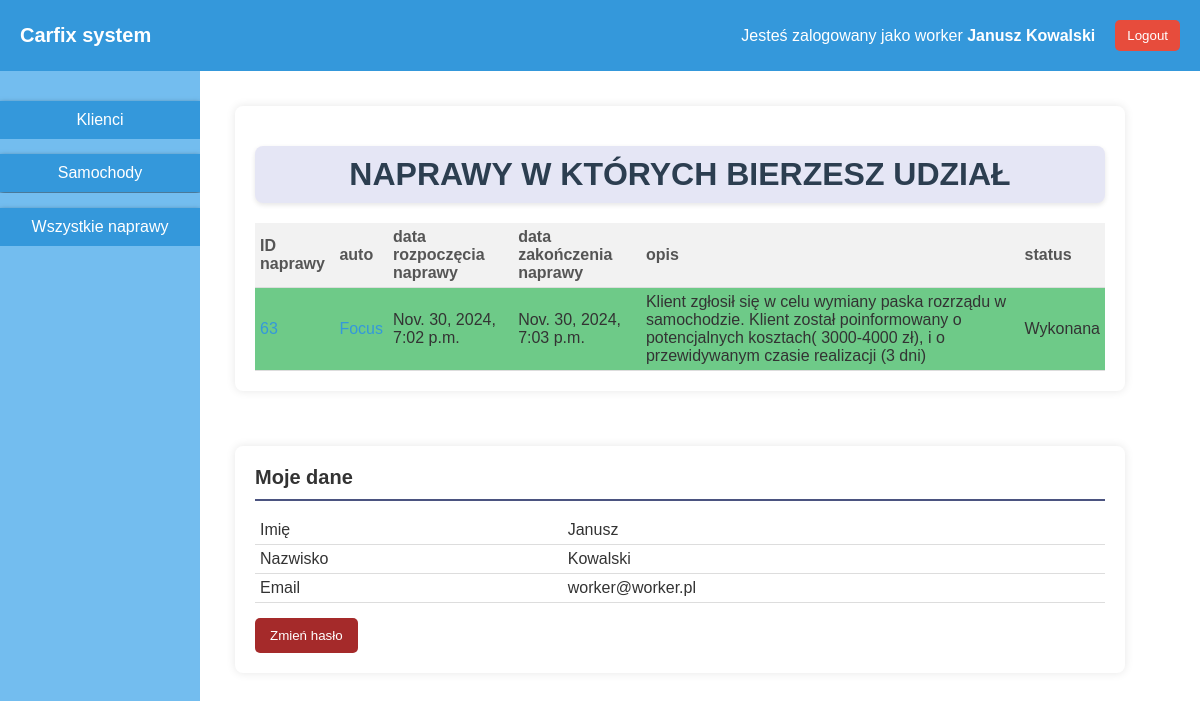
Screenshot of /worker-panel (signed in) with the database file from the repository.
### car_repair_app/models.py (models this page shows, shortened)
class Repair(models.Model):
    STATUS_CHOICES = [
        ('Oczekująca', 'Oczekująca'),
        ('W trakcie', 'W trakcie'),
        ('Wykonana', 'Wykonana'),
    ]
    name = models.CharField(max_length=50,blank=True,null=True)
    car = models.ForeignKey(Car, on_delete=models.CASCADE, blank=True, null=True)
    description = models.TextField(blank=True,null=True)
    workers = models.ManyToManyField(Worker,symmetrical=False,blank=True)
    registration_date = models.DateTimeField(auto_now_add=True,editable=False)
    start_date = models.DateTimeField(blank=True,null=True)
    end_date = models.DateTimeField(blank=True,null=True)
    status = models.CharField(max_length=10,choices=STATUS_CHOICES,blank=True,null=True)

class Car(models.Model):
    owner = models.ForeignKey(Client, on_delete=models.CASCADE, blank=True, null=True)
    vin_number = models.CharField(max_length=17,blank=True,null=True)
    production_date = models.DateField(blank=True,null=True)
    producer = models.CharField(max_length=40,blank=True,null=True)
    model = models.CharField(max_length=30,blank=True,null=True)
    version = models.CharField(max_length=30,blank=True,null=True)
    generation = models.CharField(max_length=30,blank=True,null=True)
    horsepowers = models.CharField(max_length=15,blank=True,null=True)
    color = models.CharField(max_length=30,blank=True,null=True)
    registration_date = models.DateTimeField(auto_now_add=True,blank=True,null=True,editable=False)
    displacement_in_litres = models.CharField(max_length=5,blank=True,null=True)
    mileage = models.CharField(max_length=10,blank=True,null=True)

class Worker(models.Model):
    user = models.OneToOneField(User,on_delete=models.CASCADE,related_name='worker')

### car_repair_app/decorators.py (the view)
        def wrapper_func(request, *args, **kwargs):
            group=None
            if request.user.groups.exists():
                group = request.user.groups.all()[0].name
            if group in allowed_groups:
                return view_func(request,*args,**kwargs)
            else:
                return redirect('/logout')

### car_repair_app/views.py (called while the page is built)
@cache_control(no_cache=True, must_revalidate=True, no_store=True)
@login_required()
@allowed_groups(allowed_groups=['worker'])
def worker_panel(request):
    worker = Worker.objects.get(user=request.user)
    worker_repairs = Repair.objects.filter(workers=worker)
    return render(request,'worker_panel.html',{'worker':worker,'worker_repairs':worker_repairs})

### car_repair_app/templates/worker_panel.html
{% extends 'base.html' %}
{% block content %}
<div class="container">
    <div class="worker-central-panel">
        <h1>NAPRAWY W KTÓRYCH BIERZESZ UDZIAŁ</h1>
        <table>
            <tr>
                <th>ID naprawy</th>
                <th>auto</th>
                <th>data rozpoczęcia naprawy</th>
                <th>data zakończenia naprawy</th>
                <th>opis</th>
                <th>status</th>
            </tr>
            {% for repair in worker_repairs %}
            {% if repair.status == 'Wykonana' %}
            <tr style="background-color: rgb(110, 202, 136);">
            {% elif repair.status == 'W trakcie' %}
            <tr style="background-color: rgb(230, 236, 161);">
            {% elif repair.status == 'Oczekująca' %}
            <tr style="background-color: rgb(248, 168, 154);">
            {% endif %}
                    <td><a href="{% url 'repair-panel' repair.id %}">{{repair.id}}</a></td>
                    <td><a href="{% url 'car' repair.car.id %}">{{repair.car.model}}</a></td>
                    <td>{{ repair.start_date }}</td>
                    <td>{{repair.end_date}}</td>
                    <td>{{repair.description}}</td>
                    <td>{{repair.status}}</td>
                </tr>
            {% endfor %}
        </table>
    </div>
    <div class="worker-right-panel">
        <h2>Moje dane</h2>
        <table>
            <tr>
                <td>Imię</td>
                <td>{{worker.user.first_name}}</td>
            </tr>
            <tr>
                <td>Nazwisko</td>
                <td>{{worker.user.last_name}}</td>
            </tr>
            <tr>
                <td>Email</td>
                <td>{{worker.user.email}}</td>
            </tr>
        </table>
        <form action="{% url 'password-edit' %}" method="get">
            <button type="submit" style="background-color: brown;">Zmień hasło</button>
        </form>
    </div>
</div>
{% endblock %}

### car_repair_app/templates/base.html (shortened to what this page needs)
<!DOCTYPE html>
<html>
<head>
</head>
<body>
    <nav>
        <div class="nav-left">
           <a href="{% url 'main' %}"> Carfix system</a>
        </div>
        <div class="nav-right">
            <div class="nav-user-name">
                Jesteś zalogowany jako {{ user.groups.all.0 }} <b>{{request.user.first_name}} {{request.user.last_name}}</b>
            </div>
            <div class="nav-user-name">
                <form action="{% url 'logout' %}">
                    <button>Logout</button>
                </form>
            </div>
        </div>
    </nav>
        <div class="almighty_container">
            {% if request.user.groups.first.name != 'client' %}
            <div class="menu_container">
                <table>
                    <tr>
                        <td>
                            <form action="/clients" method="get">
                                <button type="submit">Klienci</button>
                            </form>
                        </td>
                    </tr>
                    <tr>
                        <td>
                            <form action="/cars" method="get">
                                <button type="submit">Samochody</button>
                            </form>
                        </td>
                    </tr>
                    <tr>
                    <td>
                        <form action="/repairs" method="get">
                            <button type="submit">Wszystkie naprawy</button>
                        </form>
                    </td>
                    </tr>
            </table>
            </div>
            {% endif %}
            <div class='sub-almighty-container'>
                {% block content %}
                {% endblock %}
            </div>
        </div>
</body>
</html>

### car_repair_app/templates/base.html (style rules this page uses)
* { margin:0; padding:0; box-sizing: border-box; }
body { font-family: Arial, sans-serif; background-color: #f5f5f5; width:100%; }
h2 { margin-bottom: 15px; font-size: 20px; color: #333; border-bottom: 2px solid #4b5480; padding-bottom: 10px; }
.almighty_container { display:flex; justify-content: space-between; padding: 0 5% 0 0; background-color: #ffffff; }
.container { display: flex; flex-basis: 100%; justify-content: space-between; gap: 20px; overflow-x: auto; }
.sub-almighty-container { flex-basis: 100%; margin-left: 20px; margin-top:20px; }
table { width: 100%; border-collapse: collapse; margin-top: 15px; }
th, td { padding: 5px; text-align: left; border-bottom: 1px solid #ddd; }
th { background-color: #f2f2f2; font-weight: bold; color: #555; }
td { color: #333; }
a { color: #3498db; text-decoration: none; }
button { display: inline-block; padding: 10px 15px; background-color: #3498db; color: white; border: none; border-radius: 5px; cursor: pointer; margin-top: 15px; }
@media (max-width: 1450px) { .container { flex-direction: column; } }
@media (max-width: 1450px) { .models-table th, td { overflow: auto; } }
h1 { font-size: 32px; font-weight: bold; color: #2c3e50; text-align: center; margin: 20px 0; padding: 10px; background-color: rgba(0, 16, 157, 0.1); border-radius: 8px; box-shadow: 0px 2px 5px rgba(0, 0, 0, 0.1); }
.menu_container { background-color: #73bdef; position:sticky; top:0; display: flex; height: 100vh; width:200px; }
.menu_container table { height: 20%; width: 200px; border-collapse: collapse; }
.menu_container td { padding: 0px 0; text-align: center; border-bottom: 0; }
.menu_container button { width: 100%; padding: 10px; background-color: #3498db; color: white; border: none; height: 100%; border-radius: 0px; cursor: pointer; font-size: 16px; box-shadow: 0px 2px 5px rgba(0, 0, 0.0, 0.5); }
.menu_container form { display: block; width: 100%; }
nav { background-color: #3498db; padding: 10px 20px; display: flex; justify-content: space-between; align-items: center; box-shadow: 0 2px 5px rgba(0, 0, 0, 0.1); width:100%; color: white; }
.nav-left a { color: white; font-size: 20px; text-decoration: none; font-weight: bold; }
.nav-right { display: flex; align-items: center; gap: 20px; }
.nav-user-name { font-size: 16px; color: white; }
.nav-user-name form button { padding: 8px 12px; background-color: #e74c3c; border: none; border-radius: 5px; color: white; cursor: pointer; margin: 10px 0px 10px 0px; }
.worker-left-menu, .worker-central-panel, .worker-right-panel { background-color: white; padding: 20px; border-radius: 8px; box-shadow: 0 0 10px rgba(0, 0, 0, 0.1); flex: 1; margin:15px; margin-bottom:20px }
.container .worker-right-panel { flex-basis:25%; }
.container .worker-central-panel { flex-basis:75%; }
body { font-family: Arial; }

### rows the page displays
Repair: id "63", car.model "Focus", start_date "Nov. 30, 2024, 7:02 p.m.", end_date "Nov. 30, 2024, 7:03 p.m.", description "Klient zgłosił się w celu wymiany paska rozrządu w samochodzie. Klient został poinformowany o potencjalnych kosztach( 3000-4000 zł), i o przewidywanym czasie realizacji (3 dni)", status "Wykonana"
Worker: user.first_name "Janusz", user.last_name "Kowalski", user.email "worker@worker.pl"

### other values shown
{{ user.groups.all.0 }} "worker"
{{ request.user.first_name }} "Janusz"
{{ request.user.last_name }} "Kowalski"
